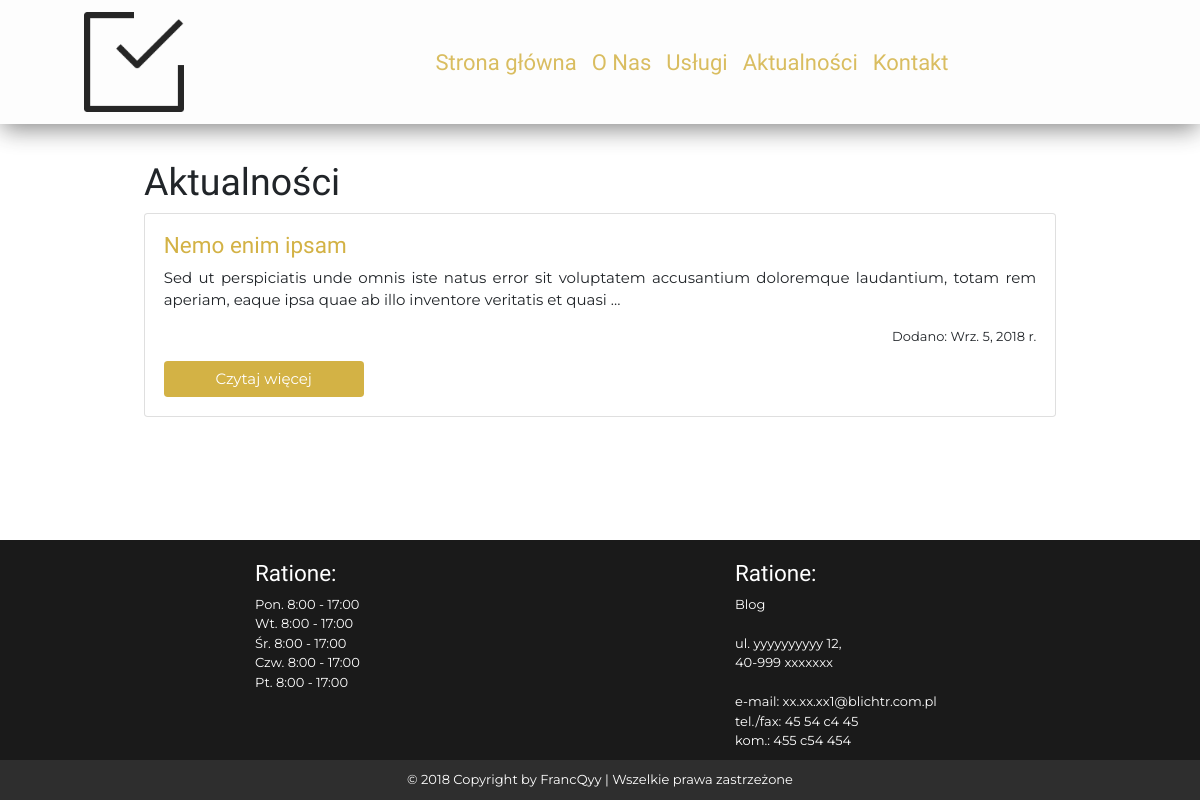
The app's page /aktualnosci, older data.
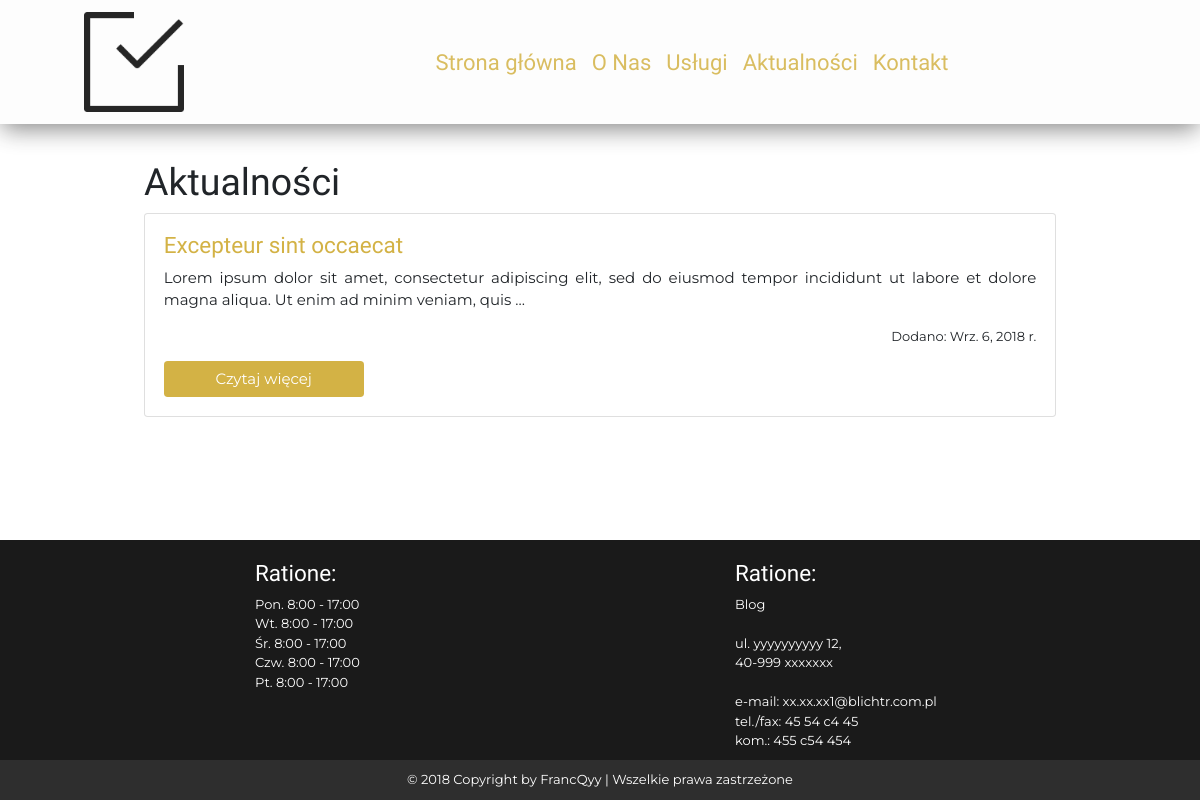
The same page, newer data.
### pages/models.py (models this page shows, shortened)
class Wpis(models.Model):
  temat = models.CharField(max_length=250)
  tekst = models.TextField()
  slug = models.SlugField(max_length=100, unique_for_date='date_added')
  date_added = models.DateTimeField(auto_now_add=True)
  class Meta:
    verbose_name_plural = 'wpisy'
  def get_absolute_url(self):
    return reverse('pages:wpis', args=[self.id, self.slug])

### pages/views.py (the view)
# urls.py: path('aktualnosci', views.aktualnosci, name='aktualnosci'),
def aktualnosci(request):
  wpisy = Wpis.objects.all()
  context = {'wpisy': wpisy}
  return render(request, 'pages/content/aktualnosci.html', context)

### pages/templates/pages/content/aktualnosci.html
{% extends 'pages/base.html' %}
{% load static %}
{% load bootstrap4 %}
{% block header %}
<div id='bar-header'>
  <h1>Aktualności</h1>
</div>
{% endblock header %}
{% block content %}
<div id='bar-content'>
  <div class="card card-body">
  {% for wpis in wpisy %}
    <h4>{{ wpis.temat }}</h4>
    <p>{{ wpis.tekst | truncatewords:25 }}</p>
    <p style="text-align: right; font-size: 13px">Dodano: {{ wpis.date_added.date }} r.</p>
    <a href="{{ wpis.get_absolute_url }}" class="btn" id="btn-gold">Czytaj więcej</a>
  {% endfor %}
  </div>
</div>
{% endblock content %}

Row changes from the older to the newer data that the page shows:
removed Wpis: temat "Nemo enim ipsam", tekst "Sed ut perspiciatis unde omnis iste natus error sit voluptatem accusantium doloremque laudantium, totam rem aperiam, eaque ipsa quae ab illo inventore veritatis et quasi …", date_added "Wrz. 5, 2018"
added Wpis: temat "Excepteur sint occaecat", tekst "Lorem ipsum dolor sit amet, consectetur adipiscing elit, sed do eiusmod tempor incididunt ut labore et dolore magna aliqua. Ut enim ad minim veniam, quis …", date_added "Wrz. 6, 2018"
